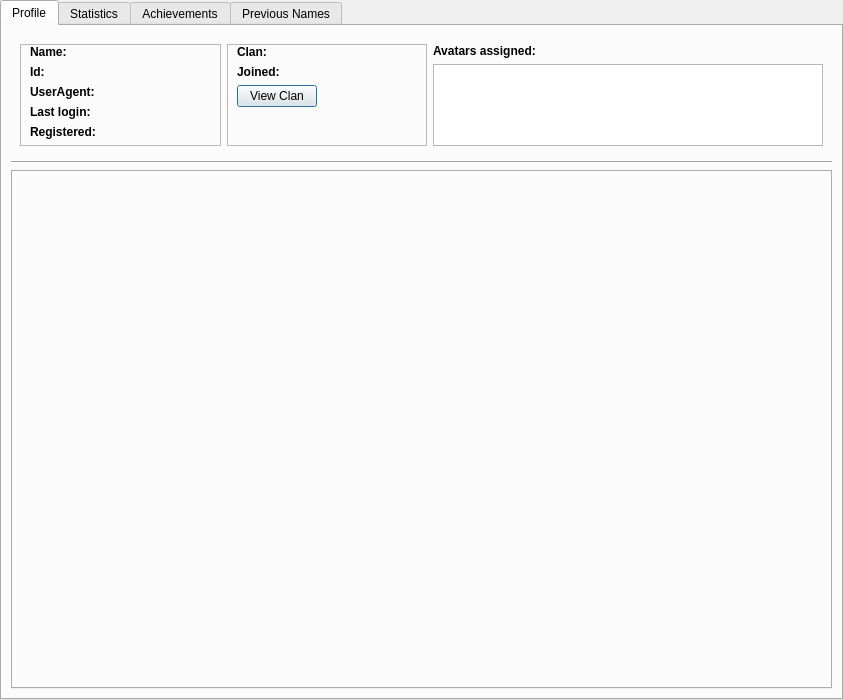
<?xml version="1.0" encoding="UTF-8"?>
<ui version="4.0">
 <class>Dialog</class>
 <widget class="QDialog" name="Dialog">
  <property name="geometry">
   <rect>
    <x>0</x>
    <y>0</y>
    <width>843</width>
    <height>700</height>
   </rect>
  </property>
  <property name="windowTitle">
   <string>Dialog</string>
  </property>
  <layout class="QGridLayout" name="gridLayout_2">
   <property name="leftMargin">
    <number>0</number>
   </property>
   <property name="topMargin">
    <number>0</number>
   </property>
   <property name="rightMargin">
    <number>0</number>
   </property>
   <property name="bottomMargin">
    <number>0</number>
   </property>
   <item row="0" column="0">
    <layout class="QGridLayout" name="gridLayout">
     <item row="0" column="0">
      <widget class="QTabWidget" name="mainTabWidget">
       <property name="currentIndex">
        <number>0</number>
       </property>
       <widget class="QWidget" name="generalTab">
        <property name="sizePolicy">
         <sizepolicy hsizetype="Preferred" vsizetype="Preferred">
          <horstretch>0</horstretch>
          <verstretch>0</verstretch>
         </sizepolicy>
        </property>
        <attribute name="title">
         <string>Profile</string>
        </attribute>
        <layout class="QGridLayout" name="gridLayout_4">
         <item row="3" column="0">
          <widget class="QTabWidget" name="ratingsTabWidget">
           <property name="currentIndex">
            <number>-1</number>
           </property>
          </widget>
         </item>
         <item row="1" column="0">
          <layout class="QHBoxLayout" name="leaguesLayout"/>
         </item>
         <item row="2" column="0">
          <widget class="Line" name="line">
           <property name="orientation">
            <enum>Qt::Orientation::Horizontal</enum>
           </property>
          </widget>
         </item>
         <item row="0" column="0">
          <widget class="QFrame" name="frame">
           <property name="sizePolicy">
            <sizepolicy hsizetype="Preferred" vsizetype="Minimum">
             <horstretch>0</horstretch>
             <verstretch>0</verstretch>
            </sizepolicy>
           </property>
           <property name="maximumSize">
            <size>
             <width>16777215</width>
             <height>120</height>
            </size>
           </property>
           <layout class="QGridLayout" name="gridLayout_3">
            <item row="0" column="0">
             <layout class="QHBoxLayout" name="horizontalLayout">
              <property name="topMargin">
               <number>0</number>
              </property>
              <item>
               <widget class="QFrame" name="frame_2">
                <property name="enabled">
                 <bool>true</bool>
                </property>
                <property name="sizePolicy">
                 <sizepolicy hsizetype="Preferred" vsizetype="Minimum">
                  <horstretch>0</horstretch>
                  <verstretch>0</verstretch>
                 </sizepolicy>
                </property>
                <property name="frameShape">
                 <enum>QFrame::Shape::StyledPanel</enum>
                </property>
                <property name="frameShadow">
                 <enum>QFrame::Shadow::Raised</enum>
                </property>
                <layout class="QFormLayout" name="formLayout">
                 <property name="topMargin">
                  <number>0</number>
                 </property>
                 <property name="bottomMargin">
                  <number>0</number>
                 </property>
                 <item row="0" column="0">
                  <widget class="QLabel" name="label_1">
                   <property name="font">
                    <font>
                     <bold>true</bold>
                    </font>
                   </property>
                   <property name="text">
                    <string>Name:</string>
                   </property>
                  </widget>
                 </item>
                 <item row="0" column="1">
                  <widget class="QLabel" name="nicknameLabel">
                   <property name="text">
                    <string/>
                   </property>
                   <property name="textInteractionFlags">
                    <set>Qt::TextInteractionFlag::LinksAccessibleByMouse|Qt::TextInteractionFlag::TextSelectableByMouse</set>
                   </property>
                  </widget>
                 </item>
                 <item row="1" column="0">
                  <widget class="QLabel" name="label_7">
                   <property name="font">
                    <font>
                     <bold>true</bold>
                    </font>
                   </property>
                   <property name="text">
                    <string>Id:</string>
                   </property>
                  </widget>
                 </item>
                 <item row="1" column="1">
                  <widget class="QLabel" name="idLabel">
                   <property name="text">
                    <string/>
                   </property>
                   <property name="textInteractionFlags">
                    <set>Qt::TextInteractionFlag::LinksAccessibleByMouse|Qt::TextInteractionFlag::TextSelectableByMouse</set>
                   </property>
                  </widget>
                 </item>
                 <item row="3" column="0">
                  <widget class="QLabel" name="label_3">
                   <property name="font">
                    <font>
                     <bold>true</bold>
                    </font>
                   </property>
                   <property name="text">
                    <string>Last login:</string>
                   </property>
                  </widget>
                 </item>
                 <item row="4" column="0">
                  <widget class="QLabel" name="label_5">
                   <property name="font">
                    <font>
                     <bold>true</bold>
                    </font>
                   </property>
                   <property name="text">
                    <string>Registered:</string>
                   </property>
                  </widget>
                 </item>
                 <item row="4" column="1">
                  <widget class="QLabel" name="registeredLabel">
                   <property name="sizePolicy">
                    <sizepolicy hsizetype="Preferred" vsizetype="Preferred">
                     <horstretch>0</horstretch>
                     <verstretch>0</verstretch>
                    </sizepolicy>
                   </property>
                   <property name="text">
                    <string/>
                   </property>
                   <property name="textInteractionFlags">
                    <set>Qt::TextInteractionFlag::LinksAccessibleByMouse|Qt::TextInteractionFlag::TextSelectableByMouse</set>
                   </property>
                  </widget>
                 </item>
                 <item row="3" column="1">
                  <widget class="QLabel" name="lastLoginLabel">
                   <property name="text">
                    <string/>
                   </property>
                   <property name="textInteractionFlags">
                    <set>Qt::TextInteractionFlag::LinksAccessibleByMouse|Qt::TextInteractionFlag::TextSelectableByMouse</set>
                   </property>
                  </widget>
                 </item>
                 <item row="2" column="0">
                  <widget class="QLabel" name="label_4">
                   <property name="font">
                    <font>
                     <bold>true</bold>
                    </font>
                   </property>
                   <property name="text">
                    <string>UserAgent:</string>
                   </property>
                  </widget>
                 </item>
                 <item row="2" column="1">
                  <widget class="QLabel" name="userAgentLabel">
                   <property name="text">
                    <string/>
                   </property>
                   <property name="textInteractionFlags">
                    <set>Qt::TextInteractionFlag::LinksAccessibleByMouse|Qt::TextInteractionFlag::TextSelectableByMouse</set>
                   </property>
                  </widget>
                 </item>
                </layout>
               </widget>
              </item>
              <item>
               <layout class="QHBoxLayout" name="horizontalLayout_2">
                <item>
                 <widget class="QFrame" name="frame_3">
                  <property name="frameShape">
                   <enum>QFrame::Shape::StyledPanel</enum>
                  </property>
                  <property name="frameShadow">
                   <enum>QFrame::Shadow::Raised</enum>
                  </property>
                  <layout class="QFormLayout" name="formLayout_2">
                   <property name="topMargin">
                    <number>0</number>
                   </property>
                   <property name="bottomMargin">
                    <number>0</number>
                   </property>
                   <item row="0" column="0">
                    <widget class="QLabel" name="label">
                     <property name="font">
                      <font>
                       <bold>true</bold>
                      </font>
                     </property>
                     <property name="text">
                      <string>Clan:</string>
                     </property>
                    </widget>
                   </item>
                   <item row="0" column="1">
                    <widget class="QLabel" name="clanNameLabel">
                     <property name="text">
                      <string/>
                     </property>
                     <property name="textInteractionFlags">
                      <set>Qt::TextInteractionFlag::LinksAccessibleByMouse|Qt::TextInteractionFlag::TextSelectableByMouse</set>
                     </property>
                    </widget>
                   </item>
                   <item row="1" column="0">
                    <widget class="QLabel" name="label_6">
                     <property name="font">
                      <font>
                       <bold>true</bold>
                      </font>
                     </property>
                     <property name="text">
                      <string>Joined:</string>
                     </property>
                    </widget>
                   </item>
                   <item row="1" column="1">
                    <widget class="QLabel" name="clanJoinedLabel">
                     <property name="text">
                      <string/>
                     </property>
                     <property name="textInteractionFlags">
                      <set>Qt::TextInteractionFlag::LinksAccessibleByMouse|Qt::TextInteractionFlag::TextSelectableByMouse</set>
                     </property>
                    </widget>
                   </item>
                   <item row="2" column="0">
                    <widget class="QPushButton" name="viewClanButton">
                     <property name="text">
                      <string>View Clan</string>
                     </property>
                    </widget>
                   </item>
                  </layout>
                 </widget>
                </item>
               </layout>
              </item>
              <item>
               <layout class="QVBoxLayout" name="verticalLayout" stretch="0,0">
                <item>
                 <widget class="QLabel" name="label_2">
                  <property name="font">
                   <font>
                    <bold>true</bold>
                   </font>
                  </property>
                  <property name="text">
                   <string>Avatars assigned:</string>
                  </property>
                 </widget>
                </item>
                <item>
                 <widget class="QListWidget" name="avatarList">
                  <property name="sizePolicy">
                   <sizepolicy hsizetype="Preferred" vsizetype="Minimum">
                    <horstretch>0</horstretch>
                    <verstretch>0</verstretch>
                   </sizepolicy>
                  </property>
                  <property name="minimumSize">
                   <size>
                    <width>390</width>
                    <height>0</height>
                   </size>
                  </property>
                  <property name="editTriggers">
                   <set>QAbstractItemView::EditTrigger::NoEditTriggers</set>
                  </property>
                  <property name="iconSize">
                   <size>
                    <width>40</width>
                    <height>20</height>
                   </size>
                  </property>
                  <property name="flow">
                   <enum>QListView::Flow::TopToBottom</enum>
                  </property>
                 </widget>
                </item>
               </layout>
              </item>
             </layout>
            </item>
           </layout>
          </widget>
         </item>
        </layout>
       </widget>
       <widget class="QWidget" name="statsTab">
        <attribute name="title">
         <string>Statistics</string>
        </attribute>
        <layout class="QGridLayout" name="gridLayout_6">
         <item row="1" column="0">
          <widget class="QScrollArea" name="scrollArea">
           <property name="widgetResizable">
            <bool>true</bool>
           </property>
           <widget class="QWidget" name="statisticsChartsScrollArea">
            <property name="geometry">
             <rect>
              <x>0</x>
              <y>0</y>
              <width>815</width>
              <height>649</height>
             </rect>
            </property>
            <layout class="QGridLayout" name="gridLayout_7">
             <property name="leftMargin">
              <number>0</number>
             </property>
             <property name="topMargin">
              <number>0</number>
             </property>
             <property name="rightMargin">
              <number>0</number>
             </property>
             <property name="bottomMargin">
              <number>0</number>
             </property>
             <item row="0" column="0">
              <layout class="QVBoxLayout" name="statsChartsLayout">
               <property name="spacing">
                <number>10</number>
               </property>
              </layout>
             </item>
            </layout>
           </widget>
          </widget>
         </item>
        </layout>
       </widget>
       <widget class="QWidget" name="achievementsTab">
        <attribute name="title">
         <string>Achievements</string>
        </attribute>
        <layout class="QGridLayout" name="gridLayout_8">
         <item row="0" column="0">
          <widget class="QScrollArea" name="scrollArea_2">
           <property name="widgetResizable">
            <bool>true</bool>
           </property>
           <widget class="QWidget" name="achievementsScrollArea">
            <property name="geometry">
             <rect>
              <x>0</x>
              <y>0</y>
              <width>815</width>
              <height>649</height>
             </rect>
            </property>
            <layout class="QGridLayout" name="gridLayout_9">
             <property name="leftMargin">
              <number>0</number>
             </property>
             <property name="topMargin">
              <number>0</number>
             </property>
             <property name="rightMargin">
              <number>0</number>
             </property>
             <property name="bottomMargin">
              <number>0</number>
             </property>
             <item row="0" column="0">
              <layout class="QVBoxLayout" name="verticalLayout_2"/>
             </item>
            </layout>
           </widget>
          </widget>
         </item>
        </layout>
       </widget>
       <widget class="QWidget" name="namesTab">
        <attribute name="title">
         <string>Previous Names</string>
        </attribute>
        <layout class="QGridLayout" name="gridLayout_5">
         <item row="0" column="0">
          <widget class="QTableWidget" name="nameHistoryTableWidget">
           <property name="editTriggers">
            <set>QAbstractItemView::EditTrigger::NoEditTriggers</set>
           </property>
           <property name="alternatingRowColors">
            <bool>true</bool>
           </property>
           <property name="selectionMode">
            <enum>QAbstractItemView::SelectionMode::NoSelection</enum>
           </property>
           <property name="selectionBehavior">
            <enum>QAbstractItemView::SelectionBehavior::SelectRows</enum>
           </property>
           <property name="showGrid">
            <bool>false</bool>
           </property>
           <attribute name="horizontalHeaderStretchLastSection">
            <bool>true</bool>
           </attribute>
           <attribute name="verticalHeaderVisible">
            <bool>false</bool>
           </attribute>
           <column>
            <property name="text">
             <string>Name</string>
            </property>
            <property name="textAlignment">
             <set>AlignLeading|AlignVCenter</set>
            </property>
           </column>
           <column>
            <property name="text">
             <string>Used until</string>
            </property>
            <property name="textAlignment">
             <set>AlignLeading|AlignVCenter</set>
            </property>
           </column>
          </widget>
         </item>
        </layout>
       </widget>
      </widget>
     </item>
    </layout>
   </item>
  </layout>
 </widget>
 <resources/>
 <connections/>
</ui>
